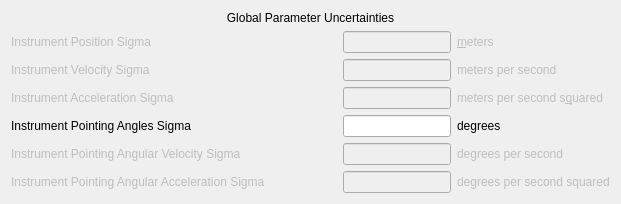
         <widget class="QWidget" name="weightingTab">
          <attribute name="title">
           <string>Weighting</string>
          </attribute>
          <layout class="QGridLayout" name="gridLayout_3">
           <item row="0" column="0">
            <layout class="QGridLayout" name="globalParameterUncertaintiesGridLayout">
             <item row="3" column="0">
              <widget class="QLabel" name="accelerationSigmaLabel">
               <property name="enabled">
                <bool>false</bool>
               </property>
               <property name="text">
                <string>Instrument Acceleration Sigma</string>
               </property>
               <property name="buddy">
                <cstring>accelerationSigmaLineEdit</cstring>
               </property>
              </widget>
             </item>
             <item row="5" column="1">
              <widget class="QLineEdit" name="pointingAngularVelocitySigmaLineEdit">
               <property name="enabled">
                <bool>false</bool>
               </property>
               <property name="sizePolicy">
                <sizepolicy hsizetype="Expanding" vsizetype="Preferred">
                 <horstretch>0</horstretch>
                 <verstretch>0</verstretch>
                </sizepolicy>
               </property>
              </widget>
             </item>
             <item row="6" column="1">
              <widget class="QLineEdit" name="pointingAngularAccelerationSigmaLineEdit">
               <property name="enabled">
                <bool>false</bool>
               </property>
               <property name="sizePolicy">
                <sizepolicy hsizetype="Expanding" vsizetype="Preferred">
                 <horstretch>0</horstretch>
                 <verstretch>0</verstretch>
                </sizepolicy>
               </property>
              </widget>
             </item>
             <item row="1" column="2">
              <widget class="QLabel" name="positionSigmaUnitsLabel">
               <property name="enabled">
                <bool>false</bool>
               </property>
               <property name="sizePolicy">
                <sizepolicy hsizetype="Maximum" vsizetype="Preferred">
                 <horstretch>0</horstretch>
                 <verstretch>0</verstretch>
                </sizepolicy>
               </property>
               <property name="maximumSize">
                <size>
                 <width>49</width>
                 <height>16777215</height>
                </size>
               </property>
               <property name="text">
                <string>&amp;meters</string>
               </property>
               <property name="buddy">
                <cstring>positionSigmaLineEdit</cstring>
               </property>
              </widget>
             </item>
             <item row="2" column="1">
              <widget class="QLineEdit" name="velocitySigmaLineEdit">
               <property name="enabled">
                <bool>false</bool>
               </property>
               <property name="sizePolicy">
                <sizepolicy hsizetype="Expanding" vsizetype="Preferred">
                 <horstretch>0</horstretch>
                 <verstretch>0</verstretch>
                </sizepolicy>
               </property>
              </widget>
             </item>
             <item row="6" column="2">
              <widget class="QLabel" name="pointingAngularAccelerationSigmaUnitsLabel">
               <property name="enabled">
                <bool>false</bool>
               </property>
               <property name="sizePolicy">
                <sizepolicy hsizetype="Maximum" vsizetype="Preferred">
                 <horstretch>0</horstretch>
                 <verstretch>0</verstretch>
                </sizepolicy>
               </property>
               <property name="maximumSize">
                <size>
                 <width>202</width>
                 <height>16777215</height>
                </size>
               </property>
               <property name="text">
                <string>degrees per second squared</string>
               </property>
               <property name="buddy">
                <cstring>pointingAngularAccelerationSigmaLineEdit</cstring>
               </property>
              </widget>
             </item>
             <item row="1" column="0">
              <widget class="QLabel" name="positionSigmaLabel">
               <property name="enabled">
                <bool>false</bool>
               </property>
               <property name="text">
                <string>Instrument Position Sigma</string>
               </property>
               <property name="buddy">
                <cstring>positionSigmaLineEdit</cstring>
               </property>
              </widget>
             </item>
             <item row="2" column="2">
              <widget class="QLabel" name="velocitySigmaUnitsLabel">
               <property name="enabled">
                <bool>false</bool>
               </property>
               <property name="sizePolicy">
                <sizepolicy hsizetype="Maximum" vsizetype="Preferred">
                 <horstretch>0</horstretch>
                 <verstretch>0</verstretch>
                </sizepolicy>
               </property>
               <property name="maximumSize">
                <size>
                 <width>132</width>
                 <height>16777215</height>
                </size>
               </property>
               <property name="text">
                <string>meters per second</string>
               </property>
               <property name="buddy">
                <cstring>velocitySigmaLineEdit</cstring>
               </property>
              </widget>
             </item>
             <item row="4" column="2">
              <widget class="QLabel" name="pointingAnglesSigmaUnitsLabel">
               <property name="sizePolicy">
                <sizepolicy hsizetype="Maximum" vsizetype="Preferred">
                 <horstretch>0</horstretch>
                 <verstretch>0</verstretch>
                </sizepolicy>
               </property>
               <property name="maximumSize">
                <size>
                 <width>58</width>
                 <height>16777215</height>
                </size>
               </property>
               <property name="text">
                <string>degrees</string>
               </property>
               <property name="buddy">
                <cstring>pointingAnglesSigmaLineEdit</cstring>
               </property>
              </widget>
             </item>
             <item row="1" column="1">
              <widget class="QLineEdit" name="positionSigmaLineEdit">
               <property name="enabled">
                <bool>false</bool>
               </property>
               <property name="sizePolicy">
                <sizepolicy hsizetype="Expanding" vsizetype="Preferred">
                 <horstretch>0</horstretch>
                 <verstretch>0</verstretch>
                </sizepolicy>
               </property>
              </widget>
             </item>
             <item row="3" column="1">
              <widget class="QLineEdit" name="accelerationSigmaLineEdit">
               <property name="enabled">
                <bool>false</bool>
               </property>
               <property name="sizePolicy">
                <sizepolicy hsizetype="Expanding" vsizetype="Preferred">
                 <horstretch>0</horstretch>
                 <verstretch>0</verstretch>
                </sizepolicy>
               </property>
              </widget>
             </item>
             <item row="4" column="1">
              <widget class="QLineEdit" name="pointingAnglesSigmaLineEdit">
               <property name="sizePolicy">
                <sizepolicy hsizetype="Expanding" vsizetype="Preferred">
                 <horstretch>0</horstretch>
                 <verstretch>0</verstretch>
                </sizepolicy>
               </property>
              </widget>
             </item>
             <item row="5" column="0">
              <widget class="QLabel" name="pointingAngularVelocitySigmaLabel">
               <property name="enabled">
                <bool>false</bool>
               </property>
               <property name="text">
                <string>Instrument Pointing Angular Velocity Sigma</string>
               </property>
               <property name="buddy">
                <cstring>pointingAngularVelocitySigmaLineEdit</cstring>
               </property>
              </widget>
             </item>
             <item row="4" column="0">
              <widget class="QLabel" name="pointingAnglesSigmaLabel">
               <property name="text">
                <string>Instrument Pointing Angles Sigma</string>
               </property>
               <property name="buddy">
                <cstring>pointingAnglesSigmaLineEdit</cstring>
               </property>
              </widget>
             </item>
             <item row="2" column="0">
              <widget class="QLabel" name="velocitySigmaLabel">
               <property name="enabled">
                <bool>false</bool>
               </property>
               <property name="text">
                <string>Instrument Velocity Sigma</string>
               </property>
               <property name="buddy">
                <cstring>velocitySigmaLineEdit</cstring>
               </property>
              </widget>
             </item>
             <item row="6" column="0">
              <widget class="QLabel" name="pointingAngularAccelerationSigmaLabel">
               <property name="enabled">
                <bool>false</bool>
               </property>
               <property name="sizePolicy">
                <sizepolicy hsizetype="MinimumExpanding" vsizetype="Preferred">
                 <horstretch>0</horstretch>
                 <verstretch>0</verstretch>
                </sizepolicy>
               </property>
               <property name="minimumSize">
                <size>
                 <width>326</width>
                 <height>0</height>
                </size>
               </property>
               <property name="text">
                <string>Instrument Pointing Angular Acceleration Sigma</string>
               </property>
               <property name="buddy">
                <cstring>pointingAngularAccelerationSigmaLineEdit</cstring>
               </property>
              </widget>
             </item>
             <item row="5" column="2">
              <widget class="QLabel" name="pointingAngularVelocitySigmaUnitsLabel">
               <property name="enabled">
                <bool>false</bool>
               </property>
               <property name="sizePolicy">
                <sizepolicy hsizetype="Maximum" vsizetype="Preferred">
                 <horstretch>0</horstretch>
                 <verstretch>0</verstretch>
                </sizepolicy>
               </property>
               <property name="maximumSize">
                <size>
                 <width>141</width>
                 <height>16777215</height>
                </size>
               </property>
               <property name="text">
                <string>degrees per second</string>
               </property>
               <property name="buddy">
                <cstring>pointingAngularVelocitySigmaLineEdit</cstring>
               </property>
              </widget>
             </item>
             <item row="0" column="0" colspan="3">
              <widget class="QLabel" name="globalParameterUncertaintiesLabel">
               <property name="text">
                <string>Global Parameter Uncertainties</string>
               </property>
               <property name="alignment">
                <set>Qt::AlignCenter</set>
               </property>
              </widget>
             </item>
             <item row="3" column="2">
              <widget class="QLabel" name="accelerationSigmaUnitsLabel">
               <property name="enabled">
                <bool>false</bool>
               </property>
               <property name="sizePolicy">
                <sizepolicy hsizetype="Maximum" vsizetype="Preferred">
                 <horstretch>0</horstretch>
                 <verstretch>0</verstretch>
                </sizepolicy>
               </property>
               <property name="maximumSize">
                <size>
                 <width>193</width>
                 <height>16777215</height>
                </size>
               </property>
               <property name="text">
                <string>meters per second s&amp;quared</string>
               </property>
               <property name="buddy">
                <cstring>accelerationSigmaLineEdit</cstring>
               </property>
              </widget>
             </item>
            </layout>
           </item>
          </layout>
         </widget>
